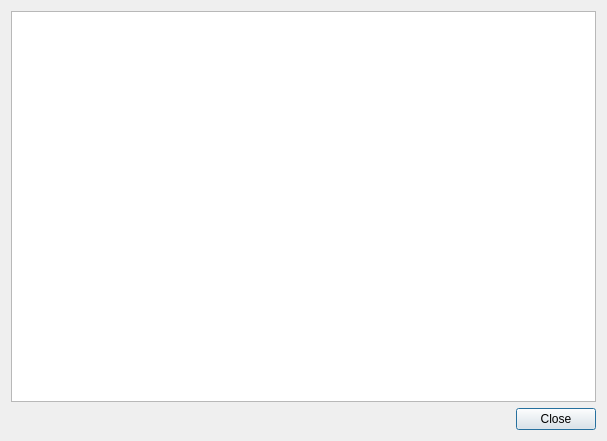
<?xml version="1.0" encoding="UTF-8"?>
<ui version="4.0">
 <class>JobViewer</class>
 <widget class="QDialog" name="JobViewer">
  <property name="geometry">
   <rect>
    <x>0</x>
    <y>0</y>
    <width>607</width>
    <height>441</height>
   </rect>
  </property>
  <property name="windowTitle">
   <string>Form</string>
  </property>
  <layout class="QVBoxLayout" name="verticalLayout">
   <item>
    <widget class="QTreeView" name="view"/>
   </item>
   <item>
    <layout class="QHBoxLayout" name="horizontalLayout">
     <item>
      <spacer name="horizontalSpacer">
       <property name="orientation">
        <enum>Qt::Horizontal</enum>
       </property>
       <property name="sizeHint" stdset="0">
        <size>
         <width>40</width>
         <height>20</height>
        </size>
       </property>
      </spacer>
     </item>
     <item>
      <widget class="QPushButton" name="pushButton">
       <property name="text">
        <string>Close</string>
       </property>
      </widget>
     </item>
    </layout>
   </item>
  </layout>
 </widget>
 <resources/>
 <connections>
  <connection>
   <sender>pushButton</sender>
   <signal>clicked()</signal>
   <receiver>JobViewer</receiver>
   <slot>accept()</slot>
   <hints>
    <hint type="sourcelabel">
     <x>574</x>
     <y>417</y>
    </hint>
    <hint type="destinationlabel">
     <x>601</x>
     <y>377</y>
    </hint>
   </hints>
  </connection>
 </connections>
</ui>
